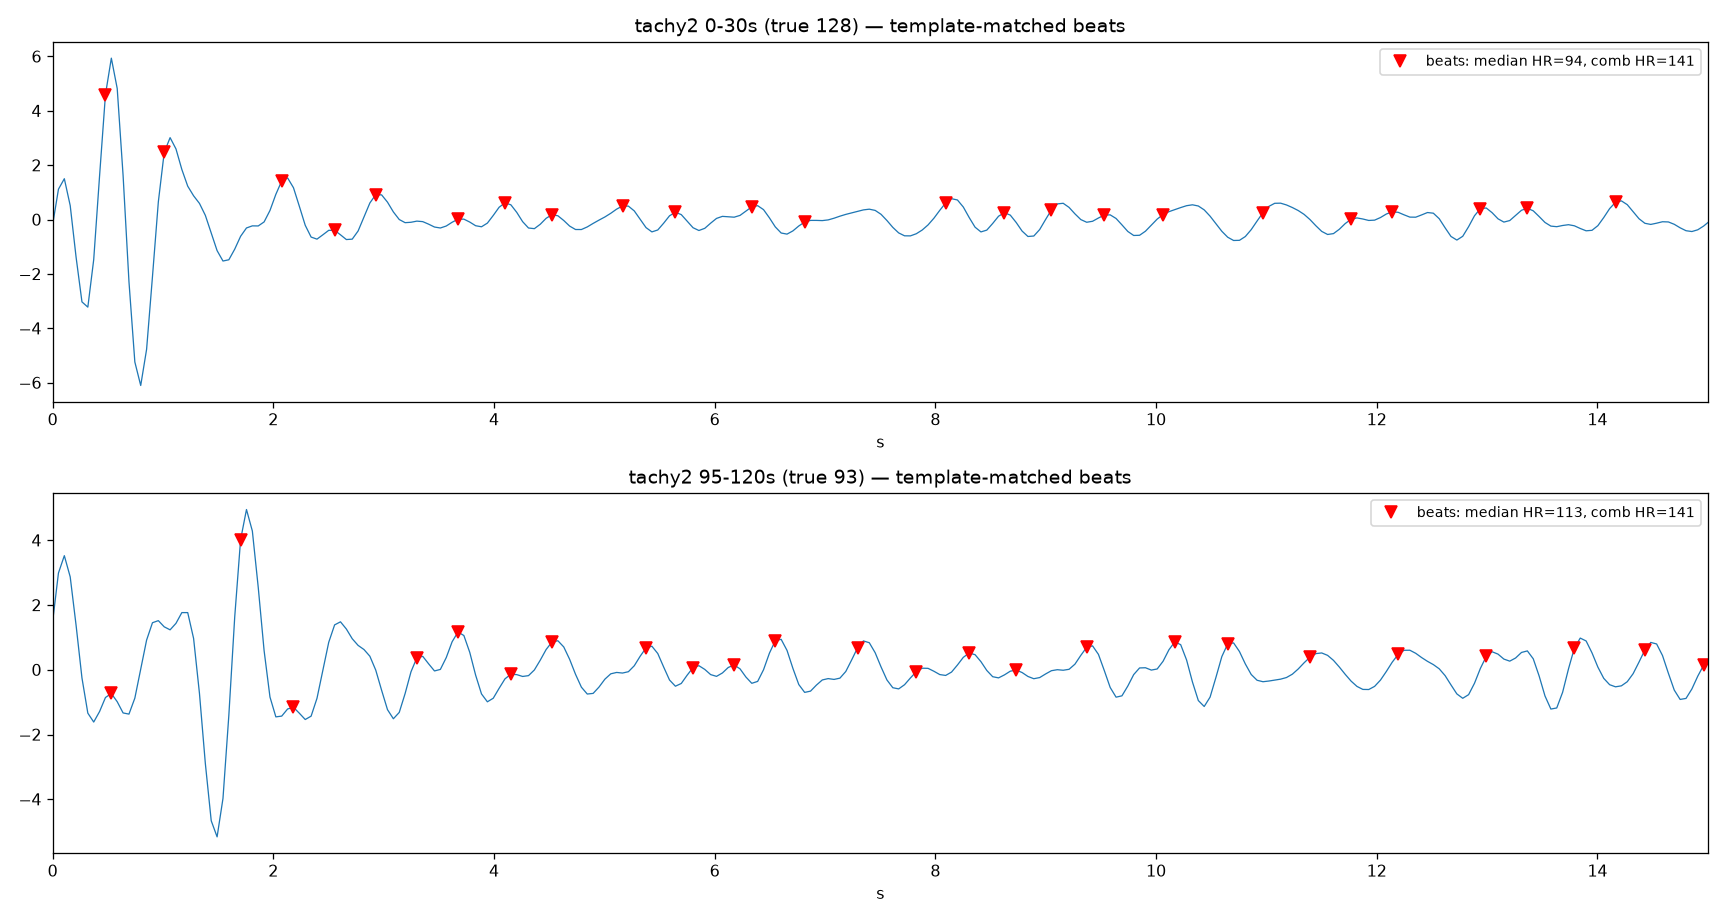

This figure's Python source:
"""Morphology-based per-beat detection on the PHASE residual (user: the J-K-L beat
complex repeats and is visible per-beat, even when autocorr locks a lower rhythm).
Detect each beat by its sharp deflection, mark them, and get HR from inter-beat
intervals -- not from spectrum/autocorr. Show early (true 128) and late (true 93).
"""
import numpy as np
from scipy.signal import find_peaks
import matplotlib; matplotlib.use("Agg"); import matplotlib.pyplot as plt
from bcg_vitals import bandpass, sqi, demod_channels, estimate_rr, RR_LO, RR_HI
from peak_cycle_probe import peak_cycle_subtract

FPS = 18.78

d = np.load("tachy2_cube.npz", allow_pickle=True)
cube = np.asarray(d["snapshots"], np.complex64)
counts = d["counts"].astype(int); bins = d["bins"].astype(int)
C = cube[:, :int(counts.min()), :]
chans = demod_channels(C, bins)
_, f0, _, _ = estimate_rr(chans, FPS)
rr = np.array([sqi(bandpass(c, FPS, RR_LO, RR_HI), FPS, RR_LO, RR_HI) for c in chans])
top = np.argsort(rr)[::-1][:6]
breath = bandpass(chans[top[0]], FPS, RR_LO, RR_HI)


def residual(i0, i1):
    r = np.zeros(i1 - i0)
    for i in top:
        rr_ = peak_cycle_subtract(chans[i][i0:i1], breath[i0:i1], FPS)
        if rr_ is not None:
            r = r + bandpass(rr_, FPS, 1.0, 2.8)
    return r / (r.std() + 1e-9)


def detect_beats(s, r_min=0.5):
    """Template-matched beats + PER-BEAT correlation gate (user: morphology INVARIANT
    while rate changes). Seed strong beats -> learn template -> matched-filter (catch
    weak beats) -> keep only candidates whose local waveform CORRELATES with the
    template (>= r_min) -> reject spurious noise matches. Refractory 0.4s (keep higher r)."""
    dist = int(FPS / (150 / 60))
    sp, _ = find_peaks(s, distance=dist, prominence=1.0)
    sn, _ = find_peaks(-s, distance=dist, prominence=1.0)
    sign = 1 if len(sp) >= len(sn) else -1
    ss = sign * s
    seeds = sp if sign == 1 else sn
    w = int(0.20 * FPS)
    wins = [ss[p - w:p + w] for p in seeds if p - w >= 0 and p + w < len(ss)]
    if len(wins) < 3:
        return seeds
    templ = np.mean(wins, 0); templ = templ - templ.mean()
    tn = templ / (np.linalg.norm(templ) + 1e-9)
    mf = np.correlate(ss - ss.mean(), templ, "same")
    cand, _ = find_peaks(mf, distance=int(0.30 * FPS), prominence=np.std(mf) * 0.25)
    # per-beat correlation with the template
    kept = []
    for p in cand:
        if p - w < 0 or p + w >= len(ss):
            continue
        seg = ss[p - w:p + w]; seg = seg - seg.mean()
        r = float(seg @ tn) / (np.linalg.norm(seg) + 1e-9)
        if r >= r_min:
            kept.append((p, r))
    # refractory: enforce min 0.4s, keep the higher-r beat in conflicts
    kept.sort()
    out = []
    for p, r in kept:
        if out and (p - out[-1][0]) < dist:
            if r > out[-1][1]:
                out[-1] = (p, r)
        else:
            out.append((p, r))
    return np.array([p for p, r in out])


def period_from_ibi(ibi, lo=0.42, hi=0.85):
    """True beat period = the T whose integer multiples best explain the IBIs
    (missed beats give 2T,3T; robust GCD-like estimate)."""
    if len(ibi) < 3:
        return 0
    Ts = np.linspace(lo, hi, 300)
    scores = [np.median(np.abs(ibi - np.round(ibi / T) * T)) for T in Ts]
    return 60 / Ts[int(np.argmin(scores))]


fig, ax = plt.subplots(2, 1, figsize=(15, 8))
for row, (a, b, true) in enumerate([(0, 30, 128), (95, 120, 93)]):
    i0, i1 = int(a * FPS), int(b * FPS)
    s = residual(i0, i1)
    t = np.arange(len(s)) / FPS
    pk = detect_beats(s)
    ibi = np.diff(pk) / FPS
    ibi = ibi[(ibi > 0.35) & (ibi < 1.1)]
    hr_med = 60 / np.median(ibi) if len(ibi) else 0
    hr_comb = period_from_ibi(ibi)                      # missed-beat-robust
    ax[row].plot(t, s, lw=0.8)
    ax[row].plot(pk / FPS, s[pk], "rv", ms=7,
                 label=f"beats: median HR={hr_med:.0f}, comb HR={hr_comb:.0f}")
    ax[row].set_xlim(0, 15); ax[row].set_title(f"tachy2 {a}-{b}s (true {true}) — template-matched beats")
    ax[row].set_xlabel("s"); ax[row].legend(fontsize=9)
    print(f"{a}-{b}s true {true}: {len(pk)} beats | median {hr_med:.0f} | "
          f"COMB {hr_comb:.0f}bpm | IBIs ms {[round(x*1000) for x in ibi[:12]]}")
plt.tight_layout(); plt.savefig("beat_morph.png", dpi=115)
print("saved beat_morph.png")
